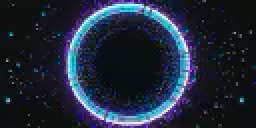
#> input picture main/boards/xmini-c3/sample_images/circul/9_27__frame_1.jpg, 128 x 64 px (shown 2 times larger)
$ python image_to_bitmap.py sample_images/circul/9_27__frame_1.jpg sample_images/circul out.png
#> lines starting #> are read from the running program, lines starting #| are printed output that depends on the picture; after the words box and inside, x2 and y2 are one past the last pixel; in counts of white or black regions, pixels touching at a corner belong together
#!/usr/bin/env python3
"""
图片转位图数组工具
将128x64像素的图片转换为SSD1306兼容的1位位图数组

支持格式：
- RGB/RGBA图片：根据亮度阈值转换为黑白
- 1位位图：直接转换

输出：
- C语言数组格式
- 符合SSD1306垂直排列格式
"""

import sys
import os
import re
from PIL import Image
import numpy as np

# [9 lines left out: function natural_sort_key, not called in this run]

def rgb_to_brightness(r, g, b):
    """将RGB值转换为亮度值 (0-255)"""
    # 使用标准亮度公式
    return int(0.299 * r + 0.587 * g + 0.114 * b)

def image_to_bitmap_array(image_path, threshold=128, output_file=None, save_preview=True, parent_folder=None, frame_index=None, reverse=False):
    """
    将图片转换为位图数组

    Args:
        image_path: 输入图片路径
        threshold: 亮度阈值 (0-255)
        output_file: 输出文件路径，如果为None则打印到控制台
        save_preview: 是否保存转换后的单色预览图片
        parent_folder: 父文件夹名称，用于命名规则
        frame_index: 帧索引，用于命名规则
        reverse: 阈值比较逻辑，False时大于threshold为白色，True时小于threshold为白色

    Returns:
        str: C语言数组字符串

    Note:
        生成的C数组数据会进行水平和垂直翻转以修正SSD1306显示翻转问题，
        但预览图片保持原始方向不变
    """

    # 打开图片
    try:
        img = Image.open(image_path)
    except Exception as e:
        raise ValueError(f"无法打开图片 {image_path}: {e}")

    # 检查尺寸
    if img.size != (128, 64):
        raise ValueError(f"图片尺寸必须是128x64，当前尺寸为{img.size}")

    # 转换为RGB模式
    if img.mode != 'RGB':
        img = img.convert('RGB')

    # 转换为numpy数组
    img_array = np.array(img)

    # 计算每个像素的亮度
    brightness = np.zeros((64, 128), dtype=np.uint8)
    for y in range(64):
        for x in range(128):
            r, g, b = img_array[y, x]
            brightness[y, x] = rgb_to_brightness(r, g, b)

    # 根据阈值转换为黑白
    if reverse:
        # reverse=True时，小于threshold的像素为白色
        binary = (brightness < threshold).astype(np.uint8)
    else:
        # reverse=False时，大于threshold的像素为白色
        binary = (brightness > threshold).astype(np.uint8)

    # 保存预览图片
    if save_preview:
        # 获取输入文件的目录
        input_dir = os.path.dirname(image_path)

        # 创建preview目录
        preview_dir = os.path.join(input_dir, 'preview')
        os.makedirs(preview_dir, exist_ok=True)

        # 生成预览图片路径，命名规则为%parent_folder%_%frame_index%.png
        if parent_folder is not None and frame_index is not None:
            preview_filename = f"{parent_folder}_{frame_index}.png"
        else:
            # 如果没有提供parent_folder和frame_index，使用原来的命名方式
            input_filename = os.path.splitext(os.path.basename(image_path))[0]
            preview_filename = f"preview_{input_filename}.png"

        preview_path = os.path.join(preview_dir, preview_filename)
        preview_img = Image.fromarray((binary * 255).astype(np.uint8), mode='L')
        preview_img.save(preview_path)
        print(f"预览图片已保存: {preview_path}")

    # 转换为SSD1306格式 (垂直排列，8像素为1字节)
    # 为了修正SSD1306显示翻转问题，对图像进行水平和垂直翻转
    binary_flipped = np.fliplr(binary)  # 水平翻转（左右翻转）
    binary_flipped = np.flipud(binary_flipped)  # 垂直翻转（上下翻转）

    bitmap_data = []

    for page in range(8):  # 8页，每页8行
        for col in range(128):  # 128列
            byte_value = 0
            for bit in range(8):  # 每字节8位
                y = page * 8 + bit
                if y < 64 and binary_flipped[y, col]:
                    byte_value |= (1 << bit)
            bitmap_data.append(byte_value)

    # 生成C语言数组字符串
    if parent_folder is not None and frame_index is not None:
        array_name = f"{parent_folder}_{frame_index}"
    else:
        # 如果没有提供parent_folder和frame_index，使用原来的命名方式
        array_name = os.path.splitext(os.path.basename(image_path))[0]
        array_name = array_name.replace('-', '_').replace(' ', '_')

    c_array = f"// {array_name} - 128x64像素，1位单色位图\n"
    c_array += f"const uint8_t {array_name}[] = {{\n"

    # 每行16个字节
    for i in range(0, len(bitmap_data), 16):
        line_bytes = bitmap_data[i:i+16]
        hex_values = [f"0x{b:02X}" for b in line_bytes]
        c_array += f"    {', '.join(hex_values)},\n"

    c_array += "};\n"

    # 输出到文件或控制台
    if output_file:
        with open(output_file, 'w', encoding='utf-8') as f:
            f.write(c_array)
        print(f"位图数组已保存到: {output_file}")
    else:
        print(c_array)

    return c_array

# [111 lines left out: functions batch_convert_images, create_test_patterns, create_border_pattern, create_stripe_pattern, create_checker_pattern, create_gradient_pattern, not called in this run]

def main():
    """主函数"""
    if len(sys.argv) < 2:
        print("用法:")
        print("  python image_to_bitmap.py <图片路径> [阈值] [输出文件] [--no-preview] [--reverse]")
        print("  python image_to_bitmap.py --batch <输入目录> <输出文件> [阈值] [--no-preview] [--reverse]")
        print("  python image_to_bitmap.py --create-test")
        print("")
        print("参数:")
        print("  图片路径: 128x64像素的图片文件")
        print("  阈值: 亮度阈值 (0-255)，默认128")
        print("  输出文件: C语言数组输出文件，可选")
        print("  --no-preview: 不保存预览图片")
        print("  --reverse: 反转阈值逻辑，小于阈值的像素为白色")
        print("")
        print("示例:")
        print("  python image_to_bitmap.py happy.png")
        print("  python image_to_bitmap.py happy.png 100 happy_bitmap.txt")
        print("  python image_to_bitmap.py happy.png 100 happy_bitmap.txt --no-preview")
        print("  python image_to_bitmap.py happy.png 100 happy_bitmap.txt --reverse")
        print("  python image_to_bitmap.py --batch ./images/ emoji_data.cc")
        print("  python image_to_bitmap.py --batch ./images/ emoji_data.cc 128 --reverse")
        print("  python image_to_bitmap.py --create-test")
        return

    if sys.argv[1] == '--create-test':
        create_test_patterns()
        return

    if sys.argv[1] == '--batch':
        if len(sys.argv) < 4:
            print("批量转换用法: python image_to_bitmap.py --batch <输入目录> <输出文件> [阈值] [--no-preview]")
            return

        input_dir = sys.argv[2]
        output_file = sys.argv[3]
        threshold = 128
        save_preview = True
        reverse = False

        # 解析参数
        for i in range(4, len(sys.argv)):
            if sys.argv[i] == '--no-preview':
                save_preview = False
            elif sys.argv[i] == '--reverse':
                reverse = True
            else:
                try:
                    threshold = int(sys.argv[i])
                except ValueError:
                    pass

        batch_convert_images(input_dir, output_file, threshold, save_preview, reverse)
        return

    # 单文件转换
    image_path = sys.argv[1]
    threshold = 128
    output_file = None
    save_preview = True
    reverse = False

    # 解析参数
    for i in range(2, len(sys.argv)):
        if sys.argv[i] == '--no-preview':
            save_preview = False
        elif sys.argv[i] == '--reverse':
            reverse = True
        elif output_file is None and not sys.argv[i].startswith('--'):
            try:
                threshold = int(sys.argv[i])
            except ValueError:
                output_file = sys.argv[i]

    try:
        image_to_bitmap_array(image_path, threshold, output_file, save_preview, None, None, reverse)
#> in image_to_bitmap_array, img is the input picture: PIL image 128x64 RGB; mean R, G, B 31.8, 39.9, 56.8
#> after the loop in image_to_bitmap_array, `for y in range(64):`:
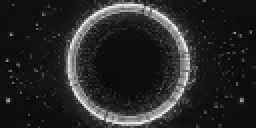
#> brightness: shape (64, 128) (shown 2 times larger); min 1, max 248, mean 38.9
#> in image_to_bitmap_array, `binary = (brightness > threshold).astype(np.uint8)`:
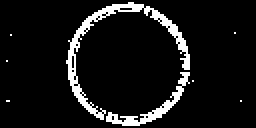
#> binary: shape (64, 128) (shown 2 times larger); values 0 (black) and 1 (white), 8.2% white in thin lines or dots, all inside (x1, y1, x2, y2) = (3, 1, 121, 63)
#> in image_to_bitmap_array, `binary_flipped = np.fliplr(binary)`:
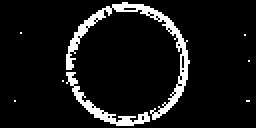
#> binary_flipped: shape (64, 128) (shown 2 times larger); values 0 (black) and 1 (white), 8.2% white in thin lines or dots, all inside (x1, y1, x2, y2) = (7, 1, 125, 63)
#> in image_to_bitmap_array, `binary_flipped = np.flipud(binary_flipped)`:
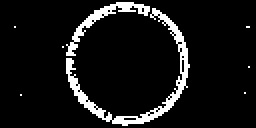
#> binary_flipped: shape (64, 128) (shown 2 times larger); values 0 (black) and 1 (white), 8.2% white in thin lines or dots, all inside (x1, y1, x2, y2) = (7, 1, 125, 63)
    except Exception as e:
        print(f"错误: {e}")
        sys.exit(1)

if __name__ == "__main__":
    main()

$ run again, on main/boards/xmini-c3/sample_images/circul/9_27__frame_13.jpg
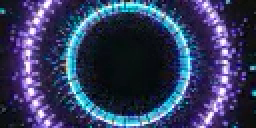
#> input picture main/boards/xmini-c3/sample_images/circul/9_27__frame_13.jpg, 128 x 64 px (shown 2 times larger)
#> in image_to_bitmap_array, img is the input picture: PIL image 128x64 RGB; mean R, G, B 52.3, 60.4, 95.6
#> after the loop in image_to_bitmap_array, `for y in range(64):`:
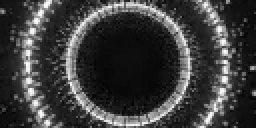
#> brightness: shape (64, 128) (shown 2 times larger); min 0, max 255, mean 61.5
#> binary: shape (64, 128); values 0 (black) and 1 (white), 15.5% white in thin lines or dots
#> preview_img: PIL image 128x64 L; 15.5% white in thin lines or dots
#> in image_to_bitmap_array, `binary_flipped = np.flipud(binary_flipped)`:
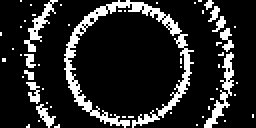
#> binary_flipped: shape (64, 128) (shown 2 times larger); values 0 (black) and 1 (white), 15.5% white in thin lines or dots
